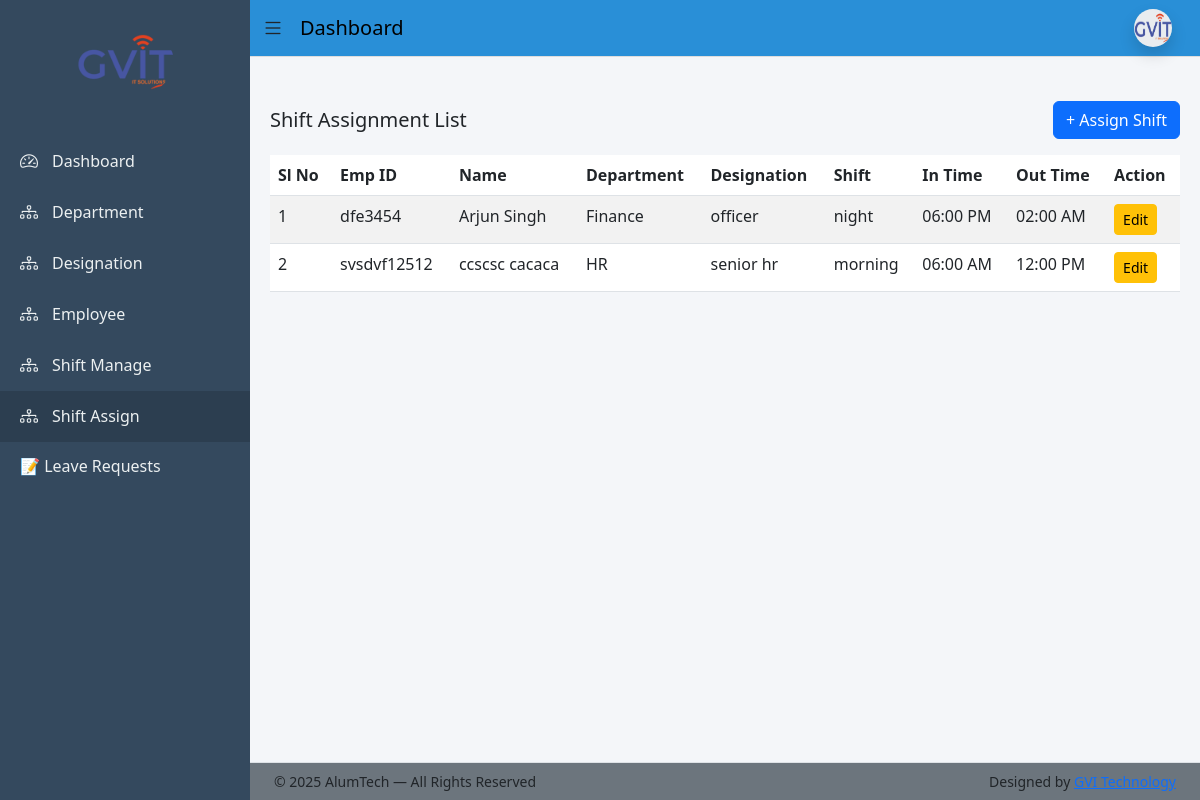
/shift-assign/list/ (signed in), run on the app's committed database.
### app/models.py (models this page shows, shortened)
class ShiftAssignment(models.Model):
    employee = models.ForeignKey(Employee, on_delete=models.CASCADE)
    shift = models.ForeignKey(Shift, on_delete=models.CASCADE)
    assigned_date = models.DateField(auto_now_add=True)
    is_active = models.BooleanField(default=True)
    class Meta:
        ordering = ['-id']

class Employee(models.Model):
    BLOOD_GROUP_CHOICES = [
        ('A+', 'A+'), ('A-', 'A-'),
        ('B+', 'B+'), ('B-', 'B-'),
        ('O+', 'O+'), ('O-', 'O-'),
        ('AB+', 'AB+'), ('AB-', 'AB-'),
    ]
    BACHELOR_CHOICES = [
        ('BCom', 'B.Com'),
        ('BSc', 'B.Sc'),
        ('BA', 'B.A'),
        ('BTech', 'B.Tech'),
    ]
    MASTER_CHOICES = [
        ('MCom', 'M.Com'),
        ('MSc', 'M.Sc'),
        ('MA', 'M.A'),
        ('MTech', 'M.Tech'),
    ]
    first_name = models.CharField(max_length=50)
    middle_name = models.CharField(max_length=50, blank=True)
    last_name = models.CharField(max_length=50)
    gender = models.CharField(max_length=10,choices=[('Male','Male'),('Female','Female'),('Other','Other')])
    blood_group = models.CharField(max_length=10, choices=BLOOD_GROUP_CHOICES, blank=True, null=True)
    date_of_birth = models.DateField(null=True, blank=True)
    father_name = models.CharField(max_length=100, blank=True)
    mother_name = models.CharField(max_length=100, blank=True)
    user = models.OneToOneField(User, on_delete=models.CASCADE, null=True, blank=True, related_name='employee_profile')
    email = models.EmailField(unique=True)
    contact_no = models.CharField(max_length=15)
    emergency_contact = models.CharField(max_length=15)
    address = models.TextField(blank=True, null=True)
    permanent_address = models.TextField(blank=True, null=True)
    bachelor_degree = models.CharField(max_length=10, choices=BACHELOR_CHOICES, blank=True, null=True)
    master_degree = models.CharField(max_length=10, choices=MASTER_CHOICES, blank=True, null=True)
    employee_id = models.CharField(max_length=20, unique=True)
    department = models.ForeignKey(Department, on_delete=models.PROTECT)
    designation = models.ForeignKey(Designation, on_delete=models.PROTECT)
    date_of_joining = models.DateField(blank=True, null=True)
    photo = models.ImageField(upload_to='employees/', blank=True, null=True)
    pan_no = models.CharField(max_length=10,blank=True,null=True)
    Aadhar_no = models.CharField(max_length=12,blank=True,null=True)
    Bank_name = models.CharField(max_length=50,blank=True,null=True)
    acc_no = models.CharField(max_length=15,blank=True,null=True)
    ifsc_no = models.CharField(max_length=15,blank=True,null=True)
    branch_name = models.CharField(max_length=50,blank=True,null=True)
    is_active = models.BooleanField(default=True)
    created_at = models.DateTimeField(auto_now_add=True)
    generated_at = models.DateField(blank=True, null=True)
    created_by = models.ForeignKey(User, on_delete=models.SET_NULL, null=True, blank=True, related_name='created_employees')

class Department(models.Model):
    name = models.CharField(max_length=100, unique=True)
    description = models.TextField(blank=True)

class Designation(models.Model):
    department = models.ForeignKey(Department, on_delete=models.CASCADE)
    name = models.CharField(max_length=100)

class Shift(models.Model):
    name = models.CharField(max_length=100)
    start_time = models.TimeField()
    end_time = models.TimeField()
    break_minutes = models.PositiveIntegerField(default=0)
    is_active = models.BooleanField(default=True)
    created_at = models.DateTimeField(auto_now_add=True)

### app/views.py (the view)
# urls.py: path('shift-assign/list/', views.shift_assign_list, name='shift_assign_list'),
@login_required(login_url='login')
def shift_assign_list(request):
    return render(request, 'shift/shift_assign_list.html', {
        'assignments': ShiftAssignment.objects.select_related(
            'employee__department', 'employee__designation', 'shift'
        )
    })

### templates/shift/shift_assign_list.html (shortened to what this page needs)
{% extends 'base_dashboard.html' %}
{% block content %}
<div class="d-flex justify-content-between align-items-center mb-3">
  <h5 class="mb-0">Shift Assignment List</h5>
  <a href="{% url 'shift_assign' %}" class="btn btn-primary">
    + Assign Shift
  </a>
</div>
<table class="table table-striped">
  <thead>
    <tr>
      <th>Sl No</th>
      <th>Emp ID</th>
      <th>Name</th>
      <th>Department</th>
      <th>Designation</th>
      <th>Shift</th>
      <th>In Time</th>
      <th>Out Time</th>
      <th>Action</th>
    </tr>
  </thead>
  <tbody>
    {% for s in assignments %}
    <tr>
      <td>{{ forloop.counter }}</td>
      <td>{{ s.employee.employee_id }}</td>
      <td>{{ s.employee.first_name }} {{ s.employee.last_name }}</td>
      <td>{{ s.employee.department.name }}</td>
      <td>{{ s.employee.designation.name }}</td>
      <td>{{ s.shift.name }}</td>
      <td>{{ s.shift.start_time|time:"h:i A" }}</td>
      <td>{{ s.shift.end_time|time:"h:i A" }}</td>
      <td>
        <a
          href="{% url 'shift_assign_edit' s.id %}"
          class="btn btn-warning btn-sm"
        >
          Edit
        </a>
      </td>
    </tr>
    {% empty %}
    <tr>
      <td colspan="8" class="text-center text-muted">
        No shift assignments found
      </td>
    </tr>
    {% endfor %}
  </tbody>
</table>
{% endblock %}

### static/css/dashboard_style.css (style rules this page uses)
body { overflow-x: hidden; background: #f4f6f9; }

### data on the page
ShiftAssignment: employee.employee_id "dfe3454", employee.first_name "Arjun", employee.last_name "Singh", employee.department.name "Finance", employee.designation.name "officer", shift.name "night", shift.start_time "06:00 PM", shift.end_time "02:00 AM"
ShiftAssignment: employee.employee_id "svsdvf12512", employee.first_name "ccscsc", employee.last_name "cacaca", employee.department.name "HR", employee.designation.name "senior hr", shift.name "morning", shift.start_time "06:00 AM", shift.end_time "12:00 PM"
